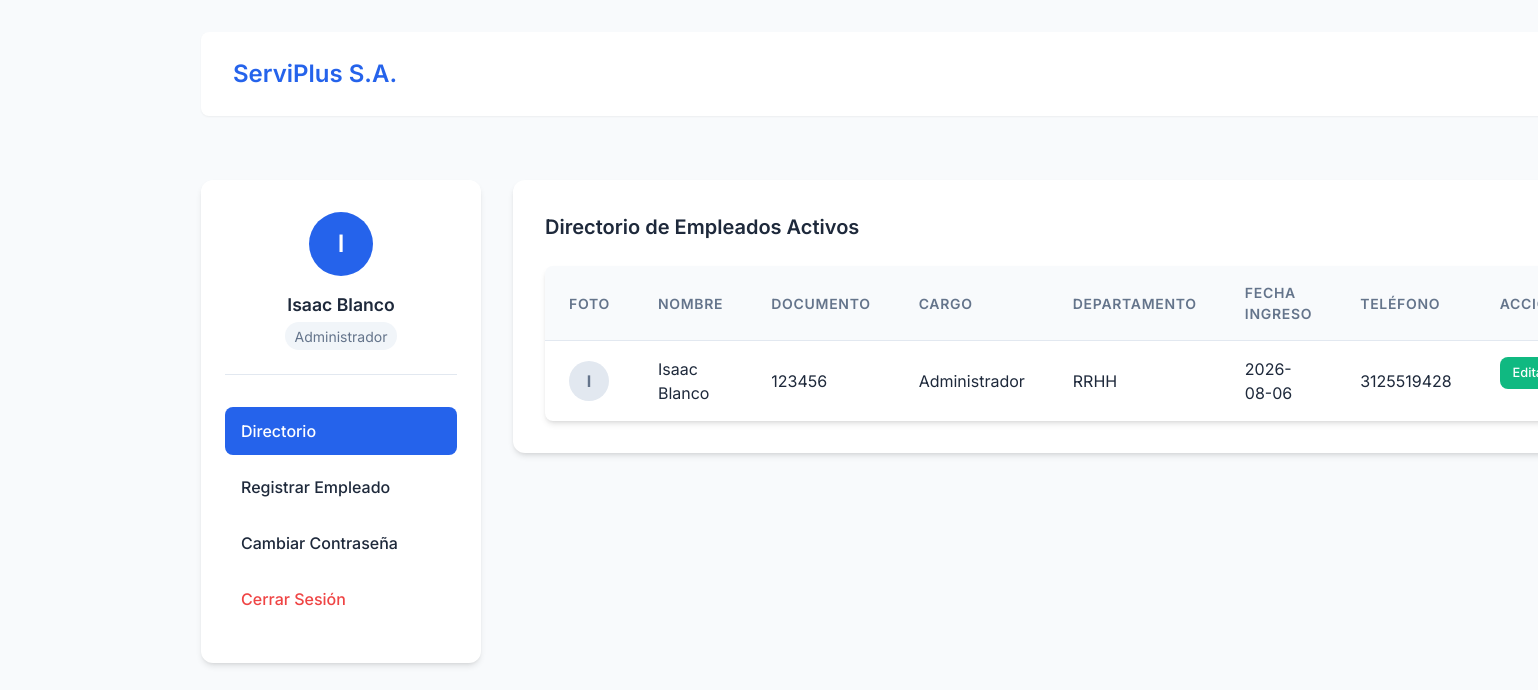
Screenshot of /views/ver_empleados.php (signed in) with the database file from the repository.
### tables this page shows
CREATE TABLE empleados (
    id_empleado INT AUTO_INCREMENT PRIMARY KEY,
    nombre_completo VARCHAR(150) NOT NULL,
    numero_documento VARCHAR(30) NOT NULL UNIQUE,
    cargo_id INT NOT NULL,
    departamento_id INT NOT NULL,
    fecha_ingreso DATE NOT NULL,
    salario_base DECIMAL(12,2) NOT NULL CHECK (salario_base >= 0),
    estado ENUM('activo', 'inactivo') NOT NULL DEFAULT 'activo',
    correo VARCHAR(150) NOT NULL UNIQUE,
    telefono VARCHAR(20) NOT NULL,
    foto_ruta VARCHAR(255) DEFAULT NULL,        
    password_hash VARCHAR(255) DEFAULT NULL,    

    CONSTRAINT fk_empleado_cargo
        FOREIGN KEY (cargo_id) REFERENCES cargo(id_cargo)
        ON UPDATE CASCADE
        ON DELETE RESTRICT,

    CONSTRAINT fk_empleado_departamento
        FOREIGN KEY (departamento_id) REFERENCES departamento(id_departamento)
        ON UPDATE CASCADE
        ON DELETE RESTRICT
);

CREATE TABLE cargo (
    id_cargo INT AUTO_INCREMENT PRIMARY KEY,
    nombre_cargo VARCHAR(50) NOT NULL UNIQUE
);

CREATE TABLE departamento (
    id_departamento INT AUTO_INCREMENT PRIMARY KEY,
    nombre_departamento VARCHAR(50) NOT NULL UNIQUE
);

### models/Cargo.php (called while the page is built, shortened)
<?php
class Cargo {
    public static function getById($id) {
        $db = Conexion::conectar();
        $sql = "SELECT id_cargo, nombre_cargo FROM cargo WHERE id_cargo = :id";
        $stmt = $db->prepare($sql);
        $stmt->execute(['id' => $id]);
        return $stmt->fetch();
    }
}

### config/verificar_permisos.php (called while the page is built, shortened)
<?php
require_once __DIR__ . '/../models/Cargo.php';
function esAdministrador($cargo_id) {
    try {
        $cargo = Cargo::getById($cargo_id);
        if ($cargo && stripos($cargo['nombre_cargo'], 'admin') !== false) {
            return true;
     }
    } catch (Exception $e) {
        return false;
    }
    return $cargo_id == 1;
}

### models/Empleado.php (called while the page is built, shortened)
<?php
class Empleado {
    public static function getAllActivos() {
        $db = Conexion::conectar();
        $sql = "SELECT e.*, c.nombre_cargo, d.nombre_departamento
                FROM empleados e
                INNER JOIN cargo c ON e.cargo_id = c.id_cargo
                INNER JOIN departamento d ON e.departamento_id = d.id_departamento
                WHERE e.estado = 'activo'
                ORDER BY e.nombre_completo ASC";
        $stmt = $db->query($sql);
        return $stmt->fetchAll();
    }
}

### views/ver_empleados.php (the view, shortened to what this page needs)
<?php
require_once __DIR__ . '/../config/verificar_permisos.php';
$es_admin = esAdministrador($_SESSION['cargo_id'] ?? 0);
require_once __DIR__ . '/../models/Empleado.php';
try {
    $empleados = Empleado::getAllActivos();
} catch (PDOException $e) {
    error_log("Error al consultar empleados: " . $e->getMessage());
    $error_bd = "Ocurrió un error al cargar la lista de empleados.";
    $empleados = [];
}
?>
<!DOCTYPE html>
<html lang="es">
<head>
    <link rel="stylesheet" href="../assets/css/style.css">
</head>
<body>
    <div class="container layout-with-aside">
        <header>
            <a href="<?= isset($_SESSION['id_empleado']) ? 'ver_empleados.php' : 'login.php' ?>" style="text-decoration: none;">
                <h1>ServiPlus S.A.</h1>
            </a>
        </header>
        <aside class="sidebar">
            <div class="sidebar-user">
                <div class="sidebar-avatar">
                    <?= htmlspecialchars(strtoupper(substr($_SESSION['nombre_completo'] ?? 'U', 0, 1))) ?>
                </div>
                <div class="sidebar-user-name"><?= htmlspecialchars($_SESSION['nombre_completo']) ?></div>
                <div class="sidebar-user-role"><?= $es_admin ? 'Administrador' : 'Empleado' ?></div>
            </div>
            <ul class="sidebar-menu">
                <li><a href="ver_empleados.php" class="active">Directorio</a></li>
                <?php if ($es_admin): ?>
                    <li><a href="formulario_crear.php">Registrar Empleado</a></li>
                <?php endif; ?>
                <li><a href="#">Cambiar Contraseña</a></li>
                <li><a href="../controllers/logout.php" class="text-danger" style="color: var(--danger-color);">Cerrar Sesión</a></li>
            </ul>
        </aside>
        <main>
            <div class="card">
                <h2>Directorio de Empleados Activos</h2>
                <div class="table-responsive">
                    <table>
                        <thead>
                            <tr>
                                <th>Foto</th>
                                <th>Nombre</th>
                                <th>Documento</th>
                                <th>Cargo</th>
                                <th>Departamento</th>
                                <th>Fecha Ingreso</th>
                                <th>Teléfono</th>
                                <?php if ($es_admin): ?>
                                    <th>Acciones</th>
                                <?php endif; ?>
                            </tr>
                        </thead>
                        <tbody>
                            <?php if (count($empleados) > 0): ?>
                                <?php foreach ($empleados as $emp): ?>
                                    <tr>
                                        <td>
                                            <?php if (!empty($emp['foto_ruta'])): ?>
                                                <img src="../<?= htmlspecialchars($emp['foto_ruta']) ?>" alt="Foto" width="40" height="40" style="border-radius: 50%; object-fit: cover; box-shadow: var(--shadow-sm);">
                                            <?php else: ?>
                                                <div style="width: 40px; height: 40px; background: #e2e8f0; border-radius: 50%; display: flex; align-items: center; justify-content: center; color: #64748b; font-weight: bold; font-size: 1rem;">
                                                    <?= htmlspecialchars(strtoupper(substr($emp['nombre_completo'], 0, 1))) ?>
                                                </div>
                                            <?php endif; ?>
                                        </td>
                                        <td><?= htmlspecialchars($emp['nombre_completo']) ?></td>
                                        <td><?= htmlspecialchars($emp['numero_documento']) ?></td>
                                        <td><?= htmlspecialchars($emp['nombre_cargo']) ?></td>
                                        <td><?= htmlspecialchars($emp['nombre_departamento']) ?></td>
                                        <td><?= htmlspecialchars($emp['fecha_ingreso']) ?></td>
                                        <td><?= htmlspecialchars($emp['telefono']) ?></td>
                                        <?php if ($es_admin): ?>
                                            <td class="actions">
                                                <a href="formulario_editar.php?id=<?= urlencode($emp['id_empleado']) ?>" class="btn btn-secondary btn-sm">Editar</a>
                                            </td>
                                        <?php endif; ?>
                                    </tr>
                                <?php endforeach; ?>
                            <?php else: ?>
                                <tr>
                                    <td colspan="7" class="text-center mt-4 mb-4">No hay empleados registrados o activos en el sistema.</td>
                                </tr>
                            <?php endif; ?>
                        </tbody>
                    </table>
                </div>
            </div>
        </main>
    </div>
</body>
</html>

### assets/css/style.css (style rules this page uses)
:root { --primary-color: #2563eb; --primary-hover: #1d4ed8; --secondary-color: #10b981; --secondary-hover: #059669; --danger-color: #ef4444; --danger-hover: #dc2626; --bg-color: #f8fafc; --card-bg: #ffffff; --text-main: #1e293b; --text-muted: #64748b; --border-color: #e2e8f0; --shadow-sm: 0 1px 2px 0 rgb(0 0 0 / 0.05); --shadow-md: 0 4px 6px -1px rgb(0 0 0 / 0.1), 0 2px 4px -2px rgb(0 0 0 / 0.1); --shadow-lg: 0 10px 15px -3px rgb(0 0 0 / 0.1), 0 4px 6px -4px rgb(0 0 0 / 0.1); --radius-md: 0.5rem; --radius-lg: 0.75rem; --transition: all 0.3s ease; }
* { margin: 0; padding: 0; box-sizing: border-box; }
body { font-family: 'Inter', system-ui, -apple-system, sans-serif; background-color: var(--bg-color); color: var(--text-main); line-height: 1.5; -webkit-font-smoothing: antialiased; }
.container { max-width: 1200px; margin: 0 auto; padding: 2rem; }
header { background-color: var(--card-bg); padding: 1.5rem 2rem; box-shadow: var(--shadow-sm); display: flex; justify-content: space-between; align-items: center; margin-bottom: 2rem; border-radius: var(--radius-md); }
h1, h2, h3 { font-weight: 600; color: var(--text-main); }
h1 { font-size: 1.5rem; color: var(--primary-color); }
h2 { font-size: 1.25rem; margin-bottom: 1.5rem; }
.card { background: var(--card-bg); border-radius: var(--radius-lg); box-shadow: var(--shadow-md); padding: 2rem; margin-bottom: 2rem; transition: var(--transition); }
.btn { display: inline-flex; align-items: center; justify-content: center; padding: 0.75rem 1.5rem; border: none; border-radius: var(--radius-md); font-weight: 500; font-size: 0.95rem; cursor: pointer; transition: var(--transition); text-decoration: none; gap: 0.5rem; }
.btn-secondary { background-color: var(--secondary-color); color: white; }
.table-responsive { overflow-x: auto; border-radius: var(--radius-md); box-shadow: var(--shadow-md); background: var(--card-bg); }
table { width: 100%; border-collapse: collapse; text-align: left; }
th, td { padding: 1rem 1.5rem; border-bottom: 1px solid var(--border-color); }
th { background-color: #f8fafc; font-weight: 600; font-size: 0.875rem; text-transform: uppercase; letter-spacing: 0.05em; color: var(--text-muted); }
tr:last-child td { border-bottom: none; }
.actions { display: flex; gap: 0.5rem; }
.btn-sm { padding: 0.4rem 0.8rem; font-size: 0.8rem; }
.layout-with-aside { display: grid; grid-template-columns: 280px 1fr; gap: 2rem; align-items: start; }
.layout-with-aside > header { grid-column: 1 / -1; }
.sidebar { background: var(--card-bg); border-radius: var(--radius-lg); box-shadow: var(--shadow-md); padding: 2rem 1.5rem; position: sticky; top: 2rem; }
.sidebar-user { text-align: center; margin-bottom: 2rem; padding-bottom: 1.5rem; border-bottom: 1px solid var(--border-color); }
.sidebar-avatar { width: 64px; height: 64px; background: var(--primary-color); color: white; border-radius: 50%; display: flex; align-items: center; justify-content: center; font-size: 1.5rem; font-weight: 600; margin: 0 auto 1rem; }
.sidebar-user-name { font-weight: 600; color: var(--text-main); font-size: 1.1rem; margin-bottom: 0.25rem; }
.sidebar-user-role { font-size: 0.875rem; color: var(--text-muted); background: #f1f5f9; display: inline-block; padding: 0.2rem 0.6rem; border-radius: 9999px; }
.sidebar-menu { list-style: none; padding: 0; margin: 0; }
.sidebar-menu li { margin-bottom: 0.5rem; }
.sidebar-menu a { display: flex; align-items: center; padding: 0.75rem 1rem; color: var(--text-main); text-decoration: none; border-radius: var(--radius-md); transition: var(--transition); font-weight: 500; }
.sidebar-menu a.active { background: var(--primary-color); color: white; }

### rows the page displays
empleados: nombre_completo "I", nombre_completo "Isaac Blanco", numero_documento "123456", cargo.nombre_cargo "Administrador", departamento.nombre_departamento "RRHH", fecha_ingreso "2026-08-06", telefono "3125519428"

### other values shown
substr($_SESSION['nombre_completo'] ?? 'U', 0, 1) "I"
$_SESSION['nombre_completo'] "Isaac Blanco"
